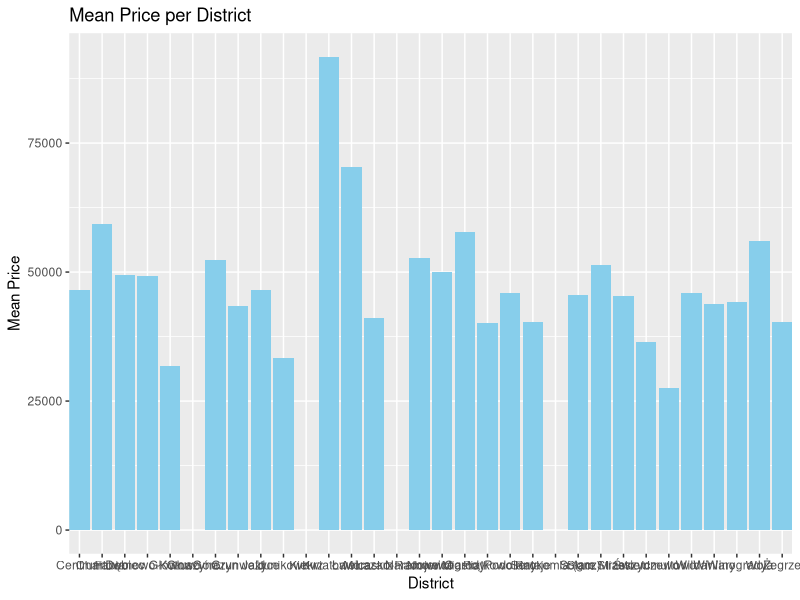

The R script that drew this image:
## ---- chunk 1
library(readr)
library(dplyr)
library(ggplot2)
library(readr)
data <- read_csv("cleaned_data.csv")
 data <- data |>
  filter(district != "4 pokoje")
 data <- data |>
  mutate(price = as.numeric(gsub('"', '', price)))
## ---- chunk 2
data_by_district <- data|>
  group_by(district)|>
 summarise(mean_price = mean(price, na.rm = TRUE))

  
## ---- chunk 3
ggplot(data_by_district, aes(x = district, y = mean_price)) +
  geom_col(fill = "skyblue") +
  labs(title = "Mean Price per District",
       x = "District",
       y = "Mean Price")+
  scale_x_discrete(expand = expansion(mult = c(0.0000000001, 0.0000000001)))
